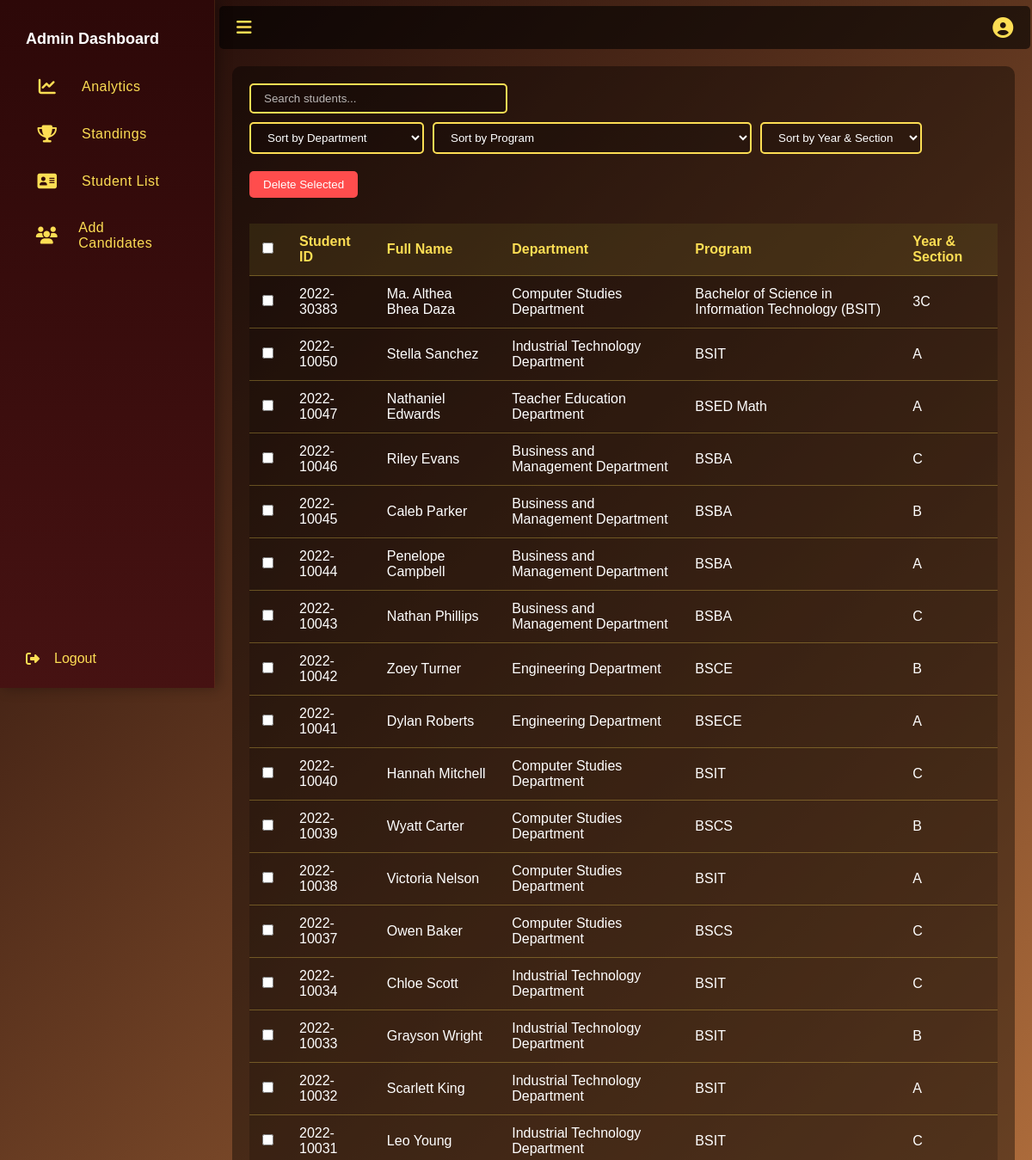
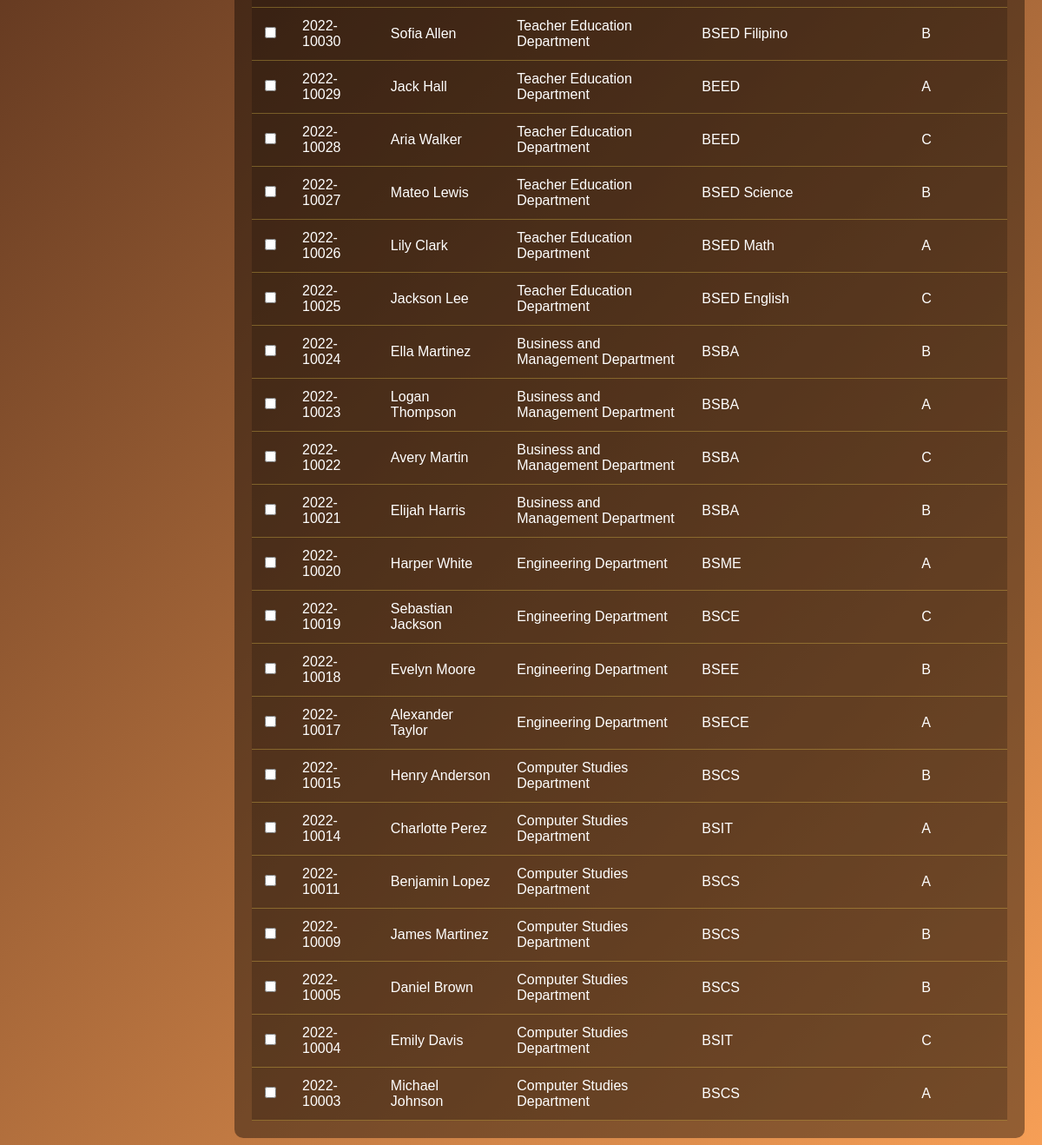
The app's page /student_list.php with its own data (2 pictures, top to bottom).
### tables this page shows
CREATE TABLE `students_registration` (
  `id` int(11) NOT NULL,
  `fullname` varchar(255) NOT NULL,
  `student_id` varchar(15) NOT NULL,
  `department` varchar(255) DEFAULT NULL,
  `program` varchar(255) DEFAULT NULL,
  `qr_code_path` varchar(255) NOT NULL,
  `gender` enum('Male','Female') NOT NULL,
  `section` varchar(50) NOT NULL,
  `created_at` timestamp NOT NULL DEFAULT current_timestamp()
);

### student_list.php (the view, shortened to what this page needs)
<!DOCTYPE html>
<html lang="en">
<head>
  <link rel="stylesheet" href="https://cdnjs.cloudflare.com/ajax/libs/font-awesome/6.5.0/css/all.min.css">
</head>
<body>
  <div class="sidebar" id="sidebar">
    <div>
      <div class="menu">
        <div class="menu-title">Admin Dashboard</div>
        <div class="menu-item" onclick="window.location.href='admin_dashboard.php'"><i class="fas fa-chart-line"></i><span class="label1">Analytics</span></div>
        <div class="menu-item" onclick="window.location.href='standing.php'"><i class="fas fa-trophy fa-solid fa-address-card"></i><span class="label1">Standings</span></div>
        <div class="menu-item" onclick="window.location.href='student_list.php'"><i class="fas fa-address-card"></i><span class="label1">Student List</span></div>
        <div class="menu-item" onclick="window.location.href='add_candidate_dashboard.php'"><i class="fas fa-users"></i><span class="label">Add Candidates</span></div>
      </div>
    </div>
    <div class="logout-btn"><i class="fas fa-sign-out-alt"></i><span class="label">Logout</span></div>
  </div>
  <div class="main-content" id="main">
    <div class="topbar">
      <div class="toggle-btn" onclick="toggleSidebar()"><i class="fas fa-bars"></i></div>
      <div class="profile">
        <i class="fas fa-user-circle"></i>
      </div>
    </div>
    <div class="student-list-section">
      <div class="controls">
        <div class="search-box">
          <input type="text" id="searchInput" placeholder="Search students...">
        </div>
        <div class="sort-controls">
          <select id="departmentSort">
            <option value="">Sort by Department</option>
          </select>
          <select id="programSort">
            <option value="">Sort by Program</option>
          </select>
          <select id="sectionSort">
            <option value="">Sort by Year & Section</option>
          </select>
        </div>
      </div>
      <button id="deleteSelected" style="background:#ff4d4d;color:#fff;padding:8px 16px;border:none;border-radius:5px;cursor:pointer;margin-bottom:10px;">Delete Selected</button>
      <div class="table-container">
        <table id="studentTable">
          <thead>
            <tr>
              <th><input type="checkbox" id="selectAll"></th>
              <th>Student ID</th>
              <th>Full Name</th>
              <th>Department</th>
              <th>Program</th>
              <th>Year & Section</th>
            </tr>
          </thead>
          <tbody>
            <?php
              include 'db.php';
              $sql = "SELECT student_id, fullname, department, program, section
                     FROM students_registration
                     ORDER BY student_id DESC";
              $result = $conn->query($sql);
              if ($result->num_rows > 0) {
                while($row = $result->fetch_assoc()) {
                  echo "<tr>";
                  echo '<td><input type="checkbox" class="select-student" value="' . htmlspecialchars($row['student_id']) . '"></td>';
                  echo "<td>" . htmlspecialchars($row['student_id']) . "</td>";
                  echo "<td>" . htmlspecialchars($row['fullname']) . "</td>";
                  echo "<td>" . htmlspecialchars($row['department']) . "</td>";
                  echo "<td>" . htmlspecialchars($row['program']) . "</td>";
                  echo "<td>" . htmlspecialchars($row['section']) . "</td>";
                  echo "</tr>";
                }
              } else {
                echo "<tr><td colspan='6'>No students found</td></tr>";
              }
            ?>
          </tbody>
        </table>
      </div>
    </div>
</body>
</html>

### student_list.php (style rules this page uses)
* { box-sizing: border-box; margin: 0; padding: 0; font-family: 'Karla', sans-serif; }
body { background: linear-gradient(135deg, #1a0606, #f79f56); color: #FDDE54; min-height: 100vh; display: flex; }
.sidebar { width: 250px; background: linear-gradient(180deg, #2d0808 0%, #461212 100%); transition: all 0.3s cubic-bezier(0.4, 0, 0.2, 1); height: 100vh; overflow: hidden; position: fixed; display: flex; flex-direction: column; justify-content: space-between; box-shadow: 4px 0 15px rgba(0, 0, 0, 0.3); backdrop-filter: blur(10px); border-right: 1px solid rgba(253, 222, 84, 0.1); z-index: 1000; }
.sidebar .menu { padding: 20px; }
.sidebar .menu-item { padding: 15px 20px; color: #FDDE54; display: flex; align-items: center; gap: 15px; cursor: pointer; transition: all 0.3s ease; border-radius: 0 30px 30px 0; margin: 5px 0; position: relative; font-weight: 500; letter-spacing: 0.5px; }
.label { margin-left: 7px; }
.label1 { margin-left: 10px; }
.sidebar .menu-item i { font-size: 20px; transition: all 0.3s ease; width: 30px; text-align: center; }
.logout-btn { padding: 15px 10px; color: #FDDE54; display: flex; align-items: center; gap: 10px; cursor: pointer; margin-bottom: 10px; margin-left: 20px; width: 87%; transition: all 0.3s ease; border-radius: 10px; position: relative; overflow: hidden; }
.main-content { margin-left: 250px; transition: margin-left 0.3s ease; width: 100%; }
.topbar { display: flex; justify-content: space-between; align-items: center; padding: 25px 20px; background: rgba(0,0,0,0.6); position: sticky; top: 0; z-index: 10; width: 99.3%; height: 40px; transition: none; margin: 7px 5px 5px 5px; border-radius: 5px; }
.toggle-btn { font-size: 20px; cursor: pointer; color: #FDDE54; }
.profile { position: relative; margin-left: auto; }
.profile i { font-size: 24px; cursor: pointer; }
.menu-title { font-weight: bold; font-size: 18px; padding: 15px 10px; color: #fff; }
.student-list-section { padding: 20px; margin: 20px; background: rgba(0, 0, 0, 0.4); border-radius: 10px; }
.controls { display: flex; justify-content: space-between; margin-bottom: 20px; flex-wrap: wrap; gap: 10px; }
.search-box input { padding: 8px 15px; border: 2px solid #FDDE54; border-radius: 5px; background: rgba(0, 0, 0, 0.2); color: #fff; width: 300px; }
.search-box input::placeholder { color: rgba(255, 255, 255, 0.7); }
.sort-controls { display: flex; gap: 10px; flex-wrap: wrap; }
.sort-controls select { padding: 8px 15px; border: 2px solid #FDDE54; border-radius: 5px; background: rgba(0, 0, 0, 0.2); color: #fff; cursor: pointer; }
.sort-controls select option { background: #2d0808; color: #fff; }
.table-container { overflow-x: auto; }
#studentTable { width: 100%; border-collapse: collapse; margin-top: 20px; background: rgba(0, 0, 0, 0.2); }
#studentTable th, #studentTable td { padding: 12px 15px; text-align: left; border-bottom: 1px solid rgba(253, 222, 84, 0.3); }
#studentTable th { background: rgba(253, 222, 84, 0.1); color: #FDDE54; font-weight: bold; }
#studentTable tbody tr td { color: #fff; }

### records on screen
students_registration: student "2022-30383", fullname "Ma. Althea Bhea Daza", department "Computer Studies Department", program "Bachelor of Science in Information Technology (BSIT)", section "3C"
students_registration: student "2022-10050", fullname "Stella Sanchez", department "Industrial Technology Department", program "BSIT", section "A"
students_registration: student "2022-10047", fullname "Nathaniel Edwards", department "Teacher Education Department", program "BSED Math", section "A"
students_registration: student "2022-10046", fullname "Riley Evans", department "Business and Management Department", program "BSBA", section "C"
students_registration: student "2022-10045", fullname "Caleb Parker", department "Business and Management Department", program "BSBA", section "B"
students_registration: student "2022-10044", fullname "Penelope Campbell", department "Business and Management Department", program "BSBA", section "A"
students_registration: student "2022-10043", fullname "Nathan Phillips", department "Business and Management Department", program "BSBA", section "C"
students_registration: student "2022-10042", fullname "Zoey Turner", department "Engineering Department", program "BSCE", section "B"
students_registration: student "2022-10041", fullname "Dylan Roberts", department "Engineering Department", program "BSECE", section "A"
students_registration: student "2022-10040", fullname "Hannah Mitchell", department "Computer Studies Department", program "BSIT", section "C"
students_registration: student "2022-10039", fullname "Wyatt Carter", department "Computer Studies Department", program "BSCS", section "B"
students_registration: student "2022-10038", fullname "Victoria Nelson", department "Computer Studies Department", program "BSIT", section "A"
students_registration: student "2022-10037", fullname "Owen Baker", department "Computer Studies Department", program "BSCS", section "C"
students_registration: student "2022-10034", fullname "Chloe Scott", department "Industrial Technology Department", program "BSIT", section "C"
students_registration: student "2022-10033", fullname "Grayson Wright", department "Industrial Technology Department", program "BSIT", section "B"
students_registration: student "2022-10032", fullname "Scarlett King", department "Industrial Technology Department", program "BSIT", section "A"
students_registration: student "2022-10031", fullname "Leo Young", department "Industrial Technology Department", program "BSIT", section "C"
students_registration: student "2022-10030", fullname "Sofia Allen", department "Teacher Education Department", program "BSED Filipino", section "B"
students_registration: student "2022-10029", fullname "Jack Hall", department "Teacher Education Department", program "BEED", section "A"
students_registration: student "2022-10028", fullname "Aria Walker", department "Teacher Education Department", program "BEED", section "C"
students_registration: student "2022-10027", fullname "Mateo Lewis", department "Teacher Education Department", program "BSED Science", section "B"
students_registration: student "2022-10026", fullname "Lily Clark", department "Teacher Education Department", program "BSED Math", section "A"
students_registration: student "2022-10025", fullname "Jackson Lee", department "Teacher Education Department", program "BSED English", section "C"
students_registration: student "2022-10024", fullname "Ella Martinez", department "Business and Management Department", program "BSBA", section "B"
students_registration: student "2022-10023", fullname "Logan Thompson", department "Business and Management Department", program "BSBA", section "A"
students_registration: student "2022-10022", fullname "Avery Martin", department "Business and Management Department", program "BSBA", section "C"
students_registration: student "2022-10021", fullname "Elijah Harris", department "Business and Management Department", program "BSBA", section "B"
students_registration: student "2022-10020", fullname "Harper White", department "Engineering Department", program "BSME", section "A"
students_registration: student "2022-10019", fullname "Sebastian Jackson", department "Engineering Department", program "BSCE", section "C"
students_registration: student "2022-10018", fullname "Evelyn Moore", department "Engineering Department", program "BSEE", section "B"
students_registration: student "2022-10017", fullname "Alexander Taylor", department "Engineering Department", program "BSECE", section "A"
students_registration: student "2022-10015", fullname "Henry Anderson", department "Computer Studies Department", program "BSCS", section "B"
students_registration: student "2022-10014", fullname "Charlotte Perez", department "Computer Studies Department", program "BSIT", section "A"
students_registration: student "2022-10011", fullname "Benjamin Lopez", department "Computer Studies Department", program "BSCS", section "A"
students_registration: student "2022-10009", fullname "James Martinez", department "Computer Studies Department", program "BSCS", section "B"
students_registration: student "2022-10005", fullname "Daniel Brown", department "Computer Studies Department", program "BSCS", section "B"
students_registration: student "2022-10004", fullname "Emily Davis", department "Computer Studies Department", program "BSIT", section "C"
students_registration: student "2022-10003", fullname "Michael Johnson", department "Computer Studies Department", program "BSCS", section "A"
